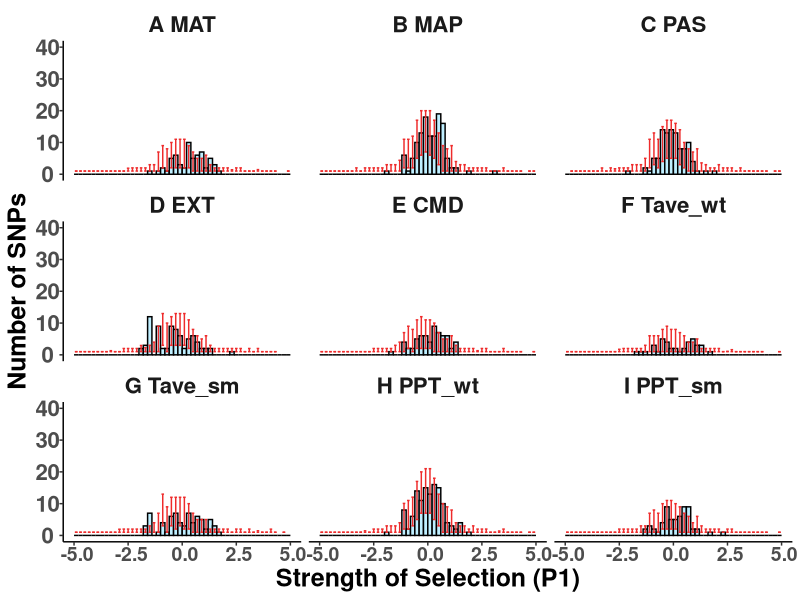
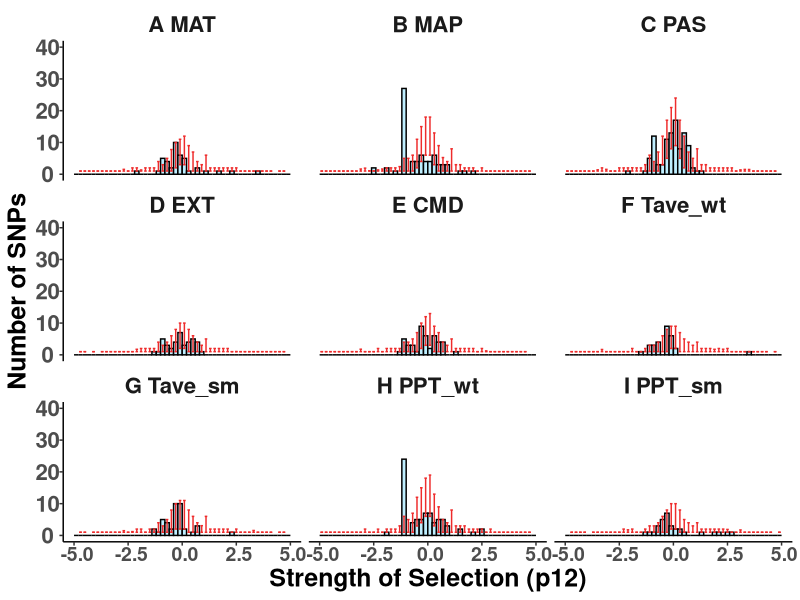
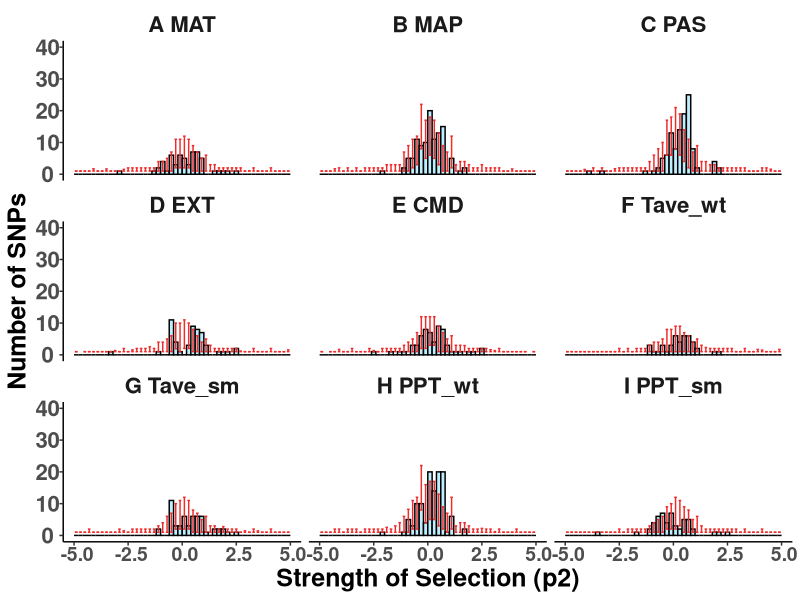
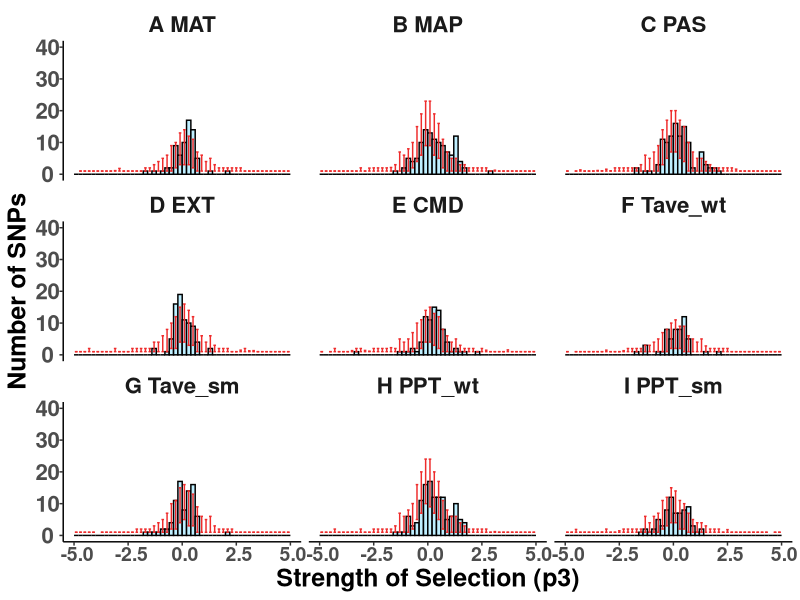
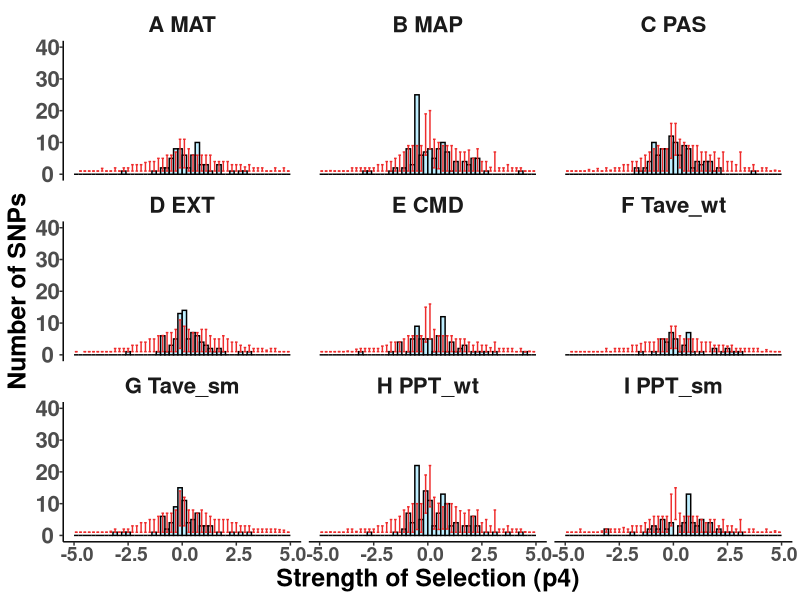
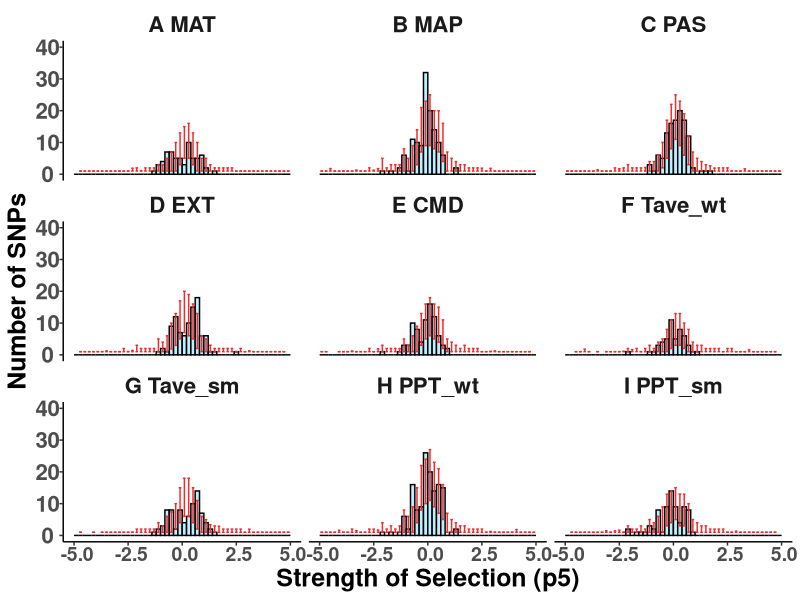
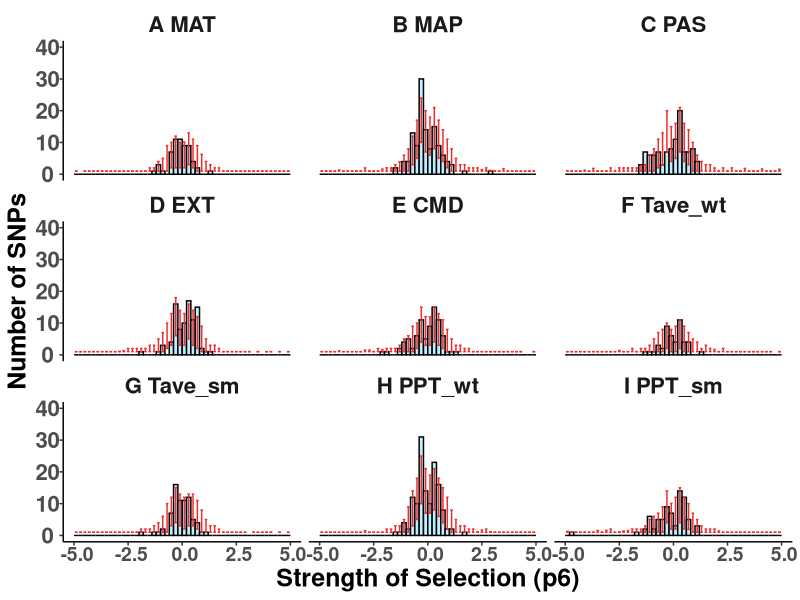
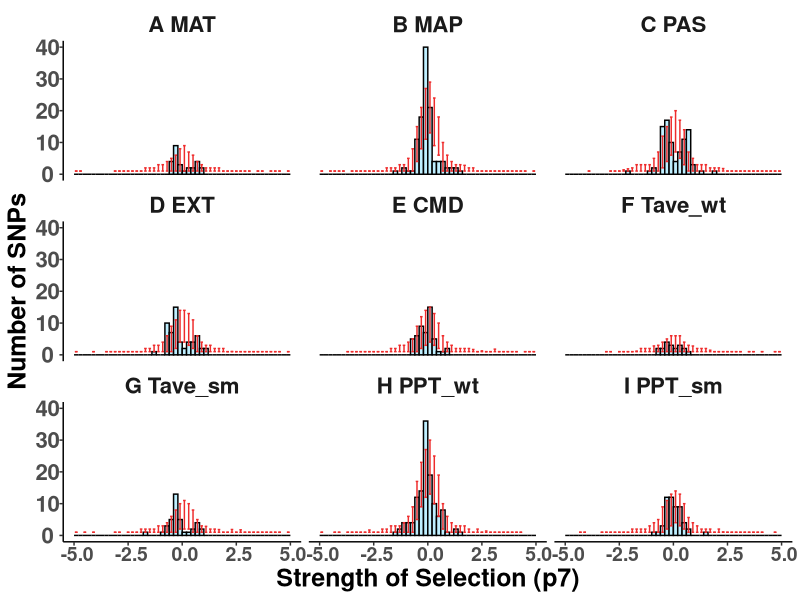

These figures' R source, in order:
##################################################################################
## Generate input for strength of selection graphs
## Processing for both observation and permuted CI
## Author Daniel Anstett
## 
## Modified from https://jkzorz.github.io/2020/05/17/Error-bars.html
## Last Modified May 17, 2022
###################################################################################
#Function

theme_ci <- function(){ 
  theme_classic() %+replace%    #replace elements we want to change
    theme(axis.text.x = element_text(size = 14, face = "bold", angle = 0,hjust = 0.4, vjust = 0.7), 
          axis.title = element_text(size = 18, face = "bold"), 
          axis.text.y = element_text(size = 16, face = "bold"),
          strip.background = element_blank(),strip.text.x = element_text(size = 16, face = "bold"))
}



###################################################################################
#Import libraries
library(tidyverse)

#Import files
env_obs_ci <- read_csv("data/obs_ci_env.csv")


###################################################################################
## Histogram graphs with CI
###################################################################################

# p1
mat_p1_hist <- ggplot(env_obs_ci,aes(x=S,y=p1,ymin=p1_low,ymax=p1_up))+
  geom_bar(colour = "black", stat = "identity", width = 0.2, fill = "lightblue1")+
  geom_errorbar(colour = "firebrick2", stat = "identity", width = 0.12) +
  labs(x = "Strength of Selection (P1)", y = "Number of SNPs") +
  scale_y_continuous(limits=c(0,40))+ theme_ci() + facet_wrap(.~env)
mat_p1_hist 
ggsave("graphs/slopes_CI/01_slope_ci_p1.pdf",width=12, height = 8, units = "in")

# p12
mat_p12_hist <- ggplot(env_obs_ci,aes(x=S,y=p12,ymin=p12_low,ymax=p12_up))+
  geom_bar(colour = "black", stat = "identity", width = 0.2, fill = "lightblue1")+
  geom_errorbar(colour = "firebrick2", stat = "identity", width = 0.12) +
  labs(x = "Strength of Selection (p12)", y = "Number of SNPs") +
  scale_y_continuous(limits=c(0,40))+ theme_ci() + facet_wrap(.~env)
mat_p12_hist 
ggsave("graphs/slopes_CI/02_slope_ci_p12.pdf",width=12, height = 8, units = "in")


# p2
mat_p2_hist <- ggplot(env_obs_ci,aes(x=S,y=p2,ymin=p2_low,ymax=p2_up))+
  geom_bar(colour = "black", stat = "identity", width = 0.2, fill = "lightblue1")+
  geom_errorbar(colour = "firebrick2", stat = "identity", width = 0.12) +
  labs(x = "Strength of Selection (p2)", y = "Number of SNPs") +
  scale_y_continuous(limits=c(0,40))+ theme_ci() + facet_wrap(.~env)
mat_p2_hist 
ggsave("graphs/slopes_CI/03_slope_ci_p2.pdf",width=12, height = 8, units = "in")

# p3
mat_p3_hist <- ggplot(env_obs_ci,aes(x=S,y=p3,ymin=p3_low,ymax=p3_up))+
  geom_bar(colour = "black", stat = "identity", width = 0.2, fill = "lightblue1")+
  geom_errorbar(colour = "firebrick2", stat = "identity", width = 0.12) +
  labs(x = "Strength of Selection (p3)", y = "Number of SNPs") +
  scale_y_continuous(limits=c(0,40))+ theme_ci() + facet_wrap(.~env)
mat_p3_hist 
ggsave("graphs/slopes_CI/04_slope_ci_p3.pdf",width=12, height = 8, units = "in")

# p4
mat_p4_hist <- ggplot(env_obs_ci,aes(x=S,y=p4,ymin=p4_low,ymax=p4_up))+
  geom_bar(colour = "black", stat = "identity", width = 0.2, fill = "lightblue1")+
  geom_errorbar(colour = "firebrick2", stat = "identity", width = 0.12) +
  labs(x = "Strength of Selection (p4)", y = "Number of SNPs") +
  scale_y_continuous(limits=c(0,40))+ theme_ci() + facet_wrap(.~env)
mat_p4_hist 
ggsave("graphs/slopes_CI/05_slope_ci_p4.pdf",width=12, height = 8, units = "in")

# p5
mat_p5_hist <- ggplot(env_obs_ci,aes(x=S,y=p5,ymin=p5_low,ymax=p5_up))+
  geom_bar(colour = "black", stat = "identity", width = 0.2, fill = "lightblue1")+
  geom_errorbar(colour = "firebrick2", stat = "identity", width = 0.12) +
  labs(x = "Strength of Selection (p5)", y = "Number of SNPs") +
  scale_y_continuous(limits=c(0,40))+ theme_ci() + facet_wrap(.~env)
mat_p5_hist 
ggsave("graphs/slopes_CI/06_slope_ci_p5.pdf",width=12, height = 8, units = "in")

# p6
mat_p6_hist <- ggplot(env_obs_ci,aes(x=S,y=p6,ymin=p6_low,ymax=p6_up))+
  geom_bar(colour = "black", stat = "identity", width = 0.2, fill = "lightblue1")+
  geom_errorbar(colour = "firebrick2", stat = "identity", width = 0.12) +
  labs(x = "Strength of Selection (p6)", y = "Number of SNPs") +
  scale_y_continuous(limits=c(0,40))+ theme_ci() + facet_wrap(.~env)
mat_p6_hist 
ggsave("graphs/slopes_CI/07_slope_ci_p6.pdf",width=12, height = 8, units = "in")

# p7
mat_p7_hist <- ggplot(env_obs_ci,aes(x=S,y=p7,ymin=p7_low,ymax=p7_up))+
  geom_bar(colour = "black", stat = "identity", width = 0.2, fill = "lightblue1")+
  geom_errorbar(colour = "firebrick2", stat = "identity", width = 0.12) +
  labs(x = "Strength of Selection (p7)", y = "Number of SNPs") +
  scale_y_continuous(limits=c(0,40))+ theme_ci() + facet_wrap(.~env)
mat_p7_hist 
ggsave("graphs/slopes_CI/08_slope_ci_p7.pdf",width=12, height = 8, units = "in")

# p8
mat_p8_hist <- ggplot(env_obs_ci,aes(x=S,y=p8,ymin=p8_low,ymax=p8_up))+
  geom_bar(colour = "black", stat = "identity", width = 0.2, fill = "lightblue1")+
  geom_errorbar(colour = "firebrick2", stat = "identity", width = 0.12) +
  labs(x = "Strength of Selection (p8)", y = "Number of SNPs") +
  scale_y_continuous(limits=c(0,40))+ theme_ci() + facet_wrap(.~env)
mat_p8_hist 
ggsave("graphs/slopes_CI/09_slope_ci_p8.pdf",width=12, height = 8, units = "in")

# p9
mat_p9_hist <- ggplot(env_obs_ci,aes(x=S,y=p9,ymin=p9_low,ymax=p9_up))+
  geom_bar(colour = "black", stat = "identity", width = 0.2, fill = "lightblue1")+
  geom_errorbar(colour = "firebrick2", stat = "identity", width = 0.12) +
  labs(x = "Strength of Selection (p9)", y = "Number of SNPs") +
  scale_y_continuous(limits=c(0,40))+ theme_ci() + facet_wrap(.~env)
mat_p9_hist 
ggsave("graphs/slopes_CI/10_slope_ci_p9.pdf",width=12, height = 8, units = "in")

# p10
mat_p10_hist <- ggplot(env_obs_ci,aes(x=S,y=p10,ymin=p10_low,ymax=p10_up))+
  geom_bar(colour = "black", stat = "identity", width = 0.2, fill = "lightblue1")+
  geom_errorbar(colour = "firebrick2", stat = "identity", width = 0.12) +
  labs(x = "Strength of Selection (p10)", y = "Number of SNPs") +
  scale_y_continuous(limits=c(0,40))+ theme_ci() + facet_wrap(.~env)
mat_p10_hist 
ggsave("graphs/slopes_CI/11_slope_ci_p10.pdf",width=12, height = 8, units = "in")

# p11
mat_p11_hist <- ggplot(env_obs_ci,aes(x=S,y=p11,ymin=p11_low,ymax=p11_up))+
  geom_bar(colour = "black", stat = "identity", width = 0.2, fill = "lightblue1")+
  geom_errorbar(colour = "firebrick2", stat = "identity", width = 0.12) +
  labs(x = "Strength of Selection (p11)", y = "Number of SNPs") +
  scale_y_continuous(limits=c(0,40))+ theme_ci() + facet_wrap(.~env)
mat_p11_hist 
ggsave("graphs/slopes_CI/12_slope_ci_p11.pdf",width=12, height = 8, units = "in")






